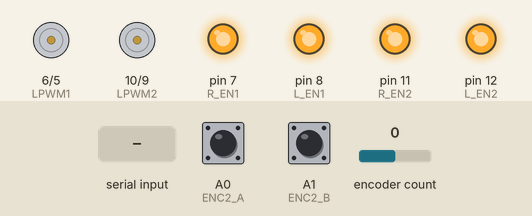
Recording of a sketch running on a simulated Arduino Uno, built with avr-gcc and run on an emulated ATmega328P. On the bench: motor-driver pin pairs drawn as motors (green arrow = first pin HIGH = forward, orange = second pin HIGH = backward, longer = more drive), output pins drawn as LEDs (lit = HIGH). Inputs (shaded band) come from the test bench; at power-on: encoder count 0, A0 (ENC2_A) HIGH, A1 (ENC2_B) HIGH. What the sketch prints to the serial monitor is not drawn.

Above: at 1.2 s.
1.3 s: encoder count set to -1
At 3.7 s:
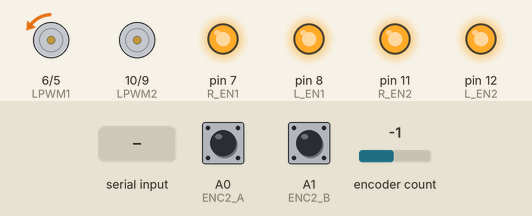
5.1 s: "V0.5,-0.3\n" received over Serial
At 8.8 s:
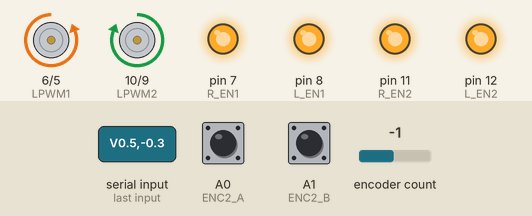
8.9 s: "V,1\n" received over Serial
At 12.5 s:
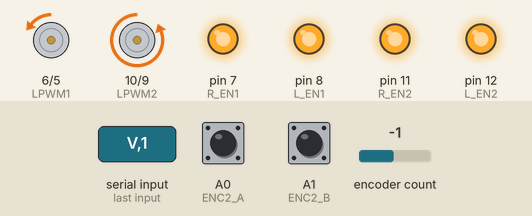
12.7 s: encoder count set to 0
At 15.3 s:
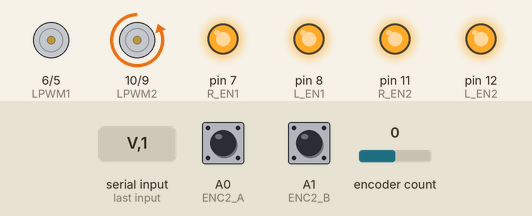
16.5 s: encoder count set to 4
Timing chart, 0 to 23.4 s (numbered marks = the images above; inputs shaded):
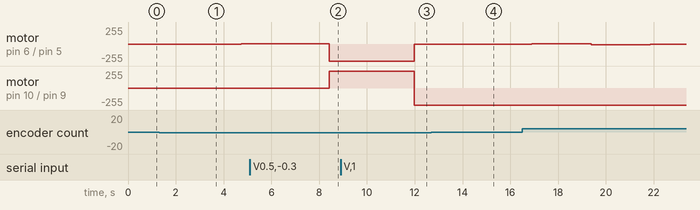

Measured:
- after the input at 1.3 s, motor on pin 6 (LPWM1) / pin 5 (RPWM1): stopped → backward 2/255 after 0.93 s, → forward 2/255 2.5 s later
- after the input at 5.1 s, motor on pin 6 (LPWM1) / pin 5 (RPWM1): forward 2/255 → backward 255/255 after 3.3 s; motor on pin 10 (LPWM2) / pin 9 (RPWM2): stopped → forward 255/255 after 3.3 s
- after the input at 8.9 s, motor on pin 6 (LPWM1) / pin 5 (RPWM1): backward 255/255 → backward 2/255 after 3.1 s; motor on pin 10 (LPWM2) / pin 9 (RPWM2): forward 255/255 → backward 255/255 after 3.1 s
- after the input at 12.7 s, motor on pin 6 (LPWM1) / pin 5 (RPWM1): backward 2/255 → stopped after 1.7 s

The sketch:

motor_control.ino
```cpp
#include <Encoder.h>

// ===== Motor Driver Pins =====
// Motor 1 (Right)
#define RPWM1 5
#define LPWM1 6
#define R_EN1 7
#define L_EN1 8

// Motor 2 (Left)
#define RPWM2 9
#define LPWM2 10
#define R_EN2 11
#define L_EN2 12

// ===== Encoder Configuration =====
Encoder enc1(2, 3);  // Only interrupt-capable encoder (MUST use these pins)
#define ENC2_A A0    // Polled encoder (non-interrupt)
#define ENC2_B A1

// ===== Competition Constants =====
const int BAUD_RATE = 115200;  // Maximize serial throughput
const int CONTROL_RATE = 50;   // Hz (20ms)
const int TICKS_PER_REV = 136; // Your encoder resolution
const float MAX_RPM = 1580.0;   // Adjust based on motor specs

// ===== PID Control =====
#include <PID_v1.h>
double pid1_in, pid1_out, pid1_setpoint;
double pid2_in, pid2_out, pid2_setpoint;
PID pidLeft(&pid1_in, &pid1_out, &pid1_setpoint, 1.0, 0.1, 0.05, DIRECT);
PID pidRight(&pid2_in, &pid2_out, &pid2_setpoint, 1.0, 0.1, 0.05, DIRECT);

// ===== Global Variables =====
volatile long enc2_count = 0;    // volatile for polled encoder
bool last_ENC2_A_state = LOW;
float speed1 = 0, speed2 = 0;    // Target speeds (-1.0 to 1.0)
unsigned long last_control_time = 0;
unsigned long last_encoder_time = 0;

void setup() {
  // Motor control pins
  pinMode(RPWM1, OUTPUT);
  pinMode(LPWM1, OUTPUT);
  pinMode(R_EN1, OUTPUT);
  pinMode(L_EN1, OUTPUT);
  pinMode(RPWM2, OUTPUT);
  pinMode(LPWM2, OUTPUT);
  pinMode(R_EN2, OUTPUT);
  pinMode(L_EN2, OUTPUT);

  // Enable motor drivers
  digitalWrite(R_EN1, HIGH);
  digitalWrite(L_EN1, HIGH);
  digitalWrite(R_EN2, HIGH);
  digitalWrite(L_EN2, HIGH);

  // Encoder pins
  pinMode(ENC2_A, INPUT_PULLUP);
  pinMode(ENC2_B, INPUT_PULLUP);

  // PID setup
  pidLeft.SetMode(AUTOMATIC);
  pidRight.SetMode(AUTOMATIC);
  pidLeft.SetSampleTime(20); // 50Hz
  pidRight.SetSampleTime(20);
  pidLeft.SetOutputLimits(-255, 255);
  pidRight.SetOutputLimits(-255, 255);

  Serial.begin(BAUD_RATE);
}

void loop() {
  unsigned long current_time = millis();

  // 1. Poll non-interrupt encoder at max rate
  pollEncoder2();

  // 2. Run control logic at fixed 50Hz interval
  if (current_time - last_control_time >= (1000 / CONTROL_RATE)) {
    // Handle serial commands
    if (Serial.available()) {
      processSerialCommands();
    }

    // Update motor control
    updateMotors();

    // Send encoder data (timestamp + counts)
    if (current_time - last_encoder_time >= 20) { // 50Hz encoder reporting
      sendEncoderData();
      last_encoder_time = current_time;
    }

    last_control_time = current_time;
  }
}

void pollEncoder2() {
  // Optimized polling with state tracking
  bool current_A = digitalRead(ENC2_A);
  if (current_A != last_ENC2_A_state) {
    enc2_count += (current_A == digitalRead(ENC2_B)) ? 1 : -1;
    last_ENC2_A_state = current_A;
  }
}

void processSerialCommands() {
  String cmd = Serial.readStringUntil('\n');
  cmd.trim();

  // Velocity command (format: "V<speed1>,<speed2>")
  if (cmd.startsWith("V")) {
    int comma_pos = cmd.indexOf(',');
    if (comma_pos != -1) {
      speed1 = cmd.substring(1, comma_pos).toFloat();
      speed2 = cmd.substring(comma_pos + 1).toFloat();

      // Convert to RPM for PID
      pid1_setpoint = speed1 * MAX_RPM;
      pid2_setpoint = speed2 * MAX_RPM;
    }
  }
 if (cmd == "REQ") {
  sendEncoderData();
  return;
 }
Serial.println("Received command: " + cmd);
// Add other commands like PID tuning if needed
}

void updateMotors() {
  // Get current RPM (interrupt encoder)
  pid1_in = getRPM(enc1.read(), 0);

  // Get current RPM (polled encoder - less accurate)
  pid2_in = getRPM(enc2_count, 1);

  // Compute PID outputs
  pidLeft.Compute();
  pidRight.Compute();

  // Apply to motors with safety limits
  setMotor(RPWM1, LPWM1, (int)constrain(pid1_out, -255, 255));
  setMotor(RPWM2, LPWM2, (int)constrain(pid2_out, -255, 255));

Serial.print("Setpoint L: ");
Serial.print(pid1_setpoint);
Serial.print(" RPM, Input: ");
Serial.print(pid1_in);
Serial.print(" RPM, Output: ");
Serial.println(pid1_out);
}

void setMotor(int rpwm, int lpwm, int speed) {
  if (speed >= 0) {
    analogWrite(rpwm, speed);
    analogWrite(lpwm, 0);
  } else {
    analogWrite(rpwm, 0);
    analogWrite(lpwm, -speed);
  }
}

float getRPM(long encoder_ticks, int encoder_num) {
  static long last_ticks[2] = {0, 0};
  static unsigned long last_time[2] = {0, 0};

  unsigned long current_time = micros();
  float time_elapsed = (current_time - last_time[encoder_num]) / 1e6;

  // Handle timer overflow and first run
  if (time_elapsed <= 0 || last_time[encoder_num] == 0) {
    last_time[encoder_num] = current_time;
    last_ticks[encoder_num] = encoder_ticks;
    return 0.0;
  }

  long delta_ticks = encoder_ticks - last_ticks[encoder_num];
  float rpm = (delta_ticks / (float)TICKS_PER_REV) * (60.0 / time_elapsed);

  // Update state
  last_ticks[encoder_num] = encoder_ticks;
  last_time[encoder_num] = current_time;

  return rpm;
}

void sendEncoderData() {
  // Atomic serial write to prevent corruption
  noInterrupts();
  long e1 = enc1.read();
  long e2 = enc2_count;
  interrupts();

  Serial.print("E");
  Serial.print(e1);
  Serial.print(",");
  Serial.print(e2);
  Serial.println();
}

// #include <Encoder.h>

// // ===== Motor Driver Pins (YOUR CONFIGURATION) =====
// #define RPWM1 5 // Right PWM Motor 1
// #define LPWM1 6 // Left PWM Motor 1
// #define R_EN1 7 // Right Enable Motor 1
// #define L_EN1 8 // Left Enable Motor 1

// #define RPWM2 9  // Right PWM Motor 2
// #define LPWM2 10 // Left PWM Motor 2
// #define R_EN2 11 // Right Enable Motor 2
// #define L_EN2 12 // Left Enable Motor 2

// // ===== Encoder Pins =====
// Encoder enc1(2, 3); // Motor 1 encoder (interrupt pins)
// #define ENC2_A A0   // Motor 2 encoder (polled)
// #define ENC2_B A1

// // ===== Constants =====
// const int BAUD_RATE = 9600;

// const int CONTROL_RATE = 50; // Hz (20ms interval)

// // ===== Global Variables =====
// long enc2_count = 0;          // Motor 2 tick counter
// bool last_ENC2_A_state = LOW; // For ENC2 polling
// float speed1 = 0, speed2 = 0; // Motor speeds (-1.0 to 1.0)

// void setup()
// {
//     // Initialize motor control pins
//     pinMode(RPWM1, OUTPUT);
//     pinMode(LPWM1, OUTPUT);
//     pinMode(R_EN1, OUTPUT);
//     pinMode(L_EN1, OUTPUT);
//     pinMode(RPWM2, OUTPUT);
//     pinMode(LPWM2, OUTPUT);
//     pinMode(R_EN2, OUTPUT);
//     pinMode(L_EN2, OUTPUT);

//     // Enable motor drivers (always HIGH for BTS7960)
//     digitalWrite(R_EN1, HIGH);
//     digitalWrite(L_EN1, HIGH);
//     digitalWrite(R_EN2, HIGH);
//     digitalWrite(L_EN2, HIGH);

//     // Initialize encoder pins
//     pinMode(ENC2_A, INPUT);
//     pinMode(ENC2_B, INPUT);

//     Serial.begin(BAUD_RATE);
// }

// // void loop()
// // {
// //     static unsigned long last_control_time = 0;

// //     // 1. Poll non-interrupt encoder (ENC2)
// //     pollEncoder2();

// //     // 2. Run control logic at fixed interval
// //     if (millis() - last_control_time >= (1000 / CONTROL_RATE))
// //     {
// //         processSerialCommands();
// //         updateMotors();
// //         sendEncoderData();
// //         last_control_time = millis();
// //     }
// // }

// void loop() {
//   if (Serial.available()) {
//     String cmd = Serial.readStringUntil('\n');
//     cmd.trim();

//     if (cmd == "REQ") {
//       pollEncoder2();  // Update encoder count
//       sendEncoderData();
//     } else if (cmd.startsWith("V")) {
//       int comma_pos = cmd.indexOf(',');
//       if (comma_pos != -1) {
//         speed1 = cmd.substring(1, comma_pos).toFloat();
//         speed2 = cmd.substring(comma_pos + 1).toFloat();
//         updateMotors();
//       }
//     }
//   }
// }

// // Poll ENC2 (A0/A1) manually since not interrupt-capable
// void pollEncoder2()
// {
//     bool current_A = digitalRead(ENC2_A);
//     if (current_A != last_ENC2_A_state)
//     {
//         bool current_B = digitalRead(ENC2_B);
//         enc2_count += (current_A == current_B) ? 1 : -1;
//         last_ENC2_A_state = current_A;
//     }
// }

// // Handle incoming serial commands (from ROS)
// void processSerialCommands()
// {
//     if (Serial.available())
//     {
//         String cmd = Serial.readStringUntil('\n');
//         cmd.trim();

//         // Expected format: "V<speed1>,<speed2>" (e.g., "V0.5,-0.3")
//         if (cmd.startsWith("V"))
//         {
//             int comma_pos = cmd.indexOf(',');
//             if (comma_pos != -1)
//             {
//                 speed1 = cmd.substring(1, comma_pos).toFloat();
//                 speed2 = cmd.substring(comma_pos + 1).toFloat();
//             }
//         }
//     }
// }

// // Drive motors with speed range [-1.0, 1.0]
// void updateMotors()
// {
//     // Constrain speeds to valid range
//     speed1 = constrain(speed1, -1.0, 1.0);
//     speed2 = constrain(speed2, -1.0, 1.0);

//       // Motor 1 (convert -1.0->1.0 to PWM)
//     if (speed1 >= 0)
//     {
//         analogWrite(RPWM1, speed1 * 255);
//         analogWrite(LPWM1, 0);
//     }
//     else
//     {
//         analogWrite(RPWM1, 0);
//         analogWrite(LPWM1, -speed1 * 255);
//     }

//     // Motor 2 (inverted)
//     if (speed2 >= 0)
//     {
//     analogWrite(RPWM2, 0);
//     analogWrite(LPWM2, speed2 * 255);
//     }
//     else
//     {
//     analogWrite(RPWM2, -speed2 * 255);
//     analogWrite(LPWM2, 0);
//     }

// }

// // Send encoder data to ROS (format: "E<ticks1>,<ticks2>\n")
// void sendEncoderData()
// {
//     //  Build and send full line atomically to prevent malformed messages
//     char buf[32];  // enough for something like "E-123456,7890\n"
//     snprintf(buf, sizeof(buf), "E%ld,%ld\n", enc1.read(), enc2_count);
//     Serial.print(buf);  // single atomic print
// }
```
